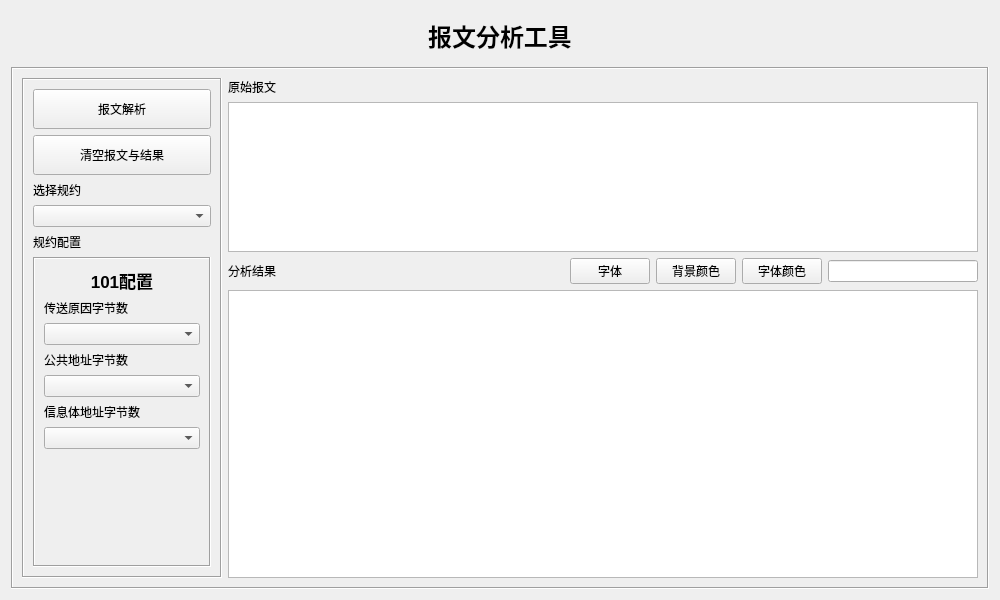
<?xml version="1.0" encoding="UTF-8"?>
<ui version="4.0">
 <class>frmAnalysis</class>
 <widget class="QWidget" name="frmAnalysis">
  <property name="geometry">
   <rect>
    <x>0</x>
    <y>0</y>
    <width>1000</width>
    <height>600</height>
   </rect>
  </property>
  <property name="windowTitle">
   <string>Form</string>
  </property>
  <layout class="QVBoxLayout" name="verticalLayout_2">
   <item>
    <widget class="QLabel" name="label_3">
     <property name="minimumSize">
      <size>
       <width>0</width>
       <height>50</height>
      </size>
     </property>
     <property name="maximumSize">
      <size>
       <width>16777215</width>
       <height>50</height>
      </size>
     </property>
     <property name="font">
      <font>
       <family>宋体</family>
       <pointsize>18</pointsize>
       <weight>75</weight>
       <bold>true</bold>
      </font>
     </property>
     <property name="text">
      <string>报文分析工具</string>
     </property>
     <property name="alignment">
      <set>Qt::AlignCenter</set>
     </property>
    </widget>
   </item>
   <item>
    <widget class="QFrame" name="frame_2">
     <property name="frameShape">
      <enum>QFrame::Box</enum>
     </property>
     <property name="frameShadow">
      <enum>QFrame::Sunken</enum>
     </property>
     <layout class="QGridLayout" name="gridLayout">
      <item row="0" column="0" rowspan="4">
       <widget class="QFrame" name="frame">
        <property name="maximumSize">
         <size>
          <width>200</width>
          <height>16777215</height>
         </size>
        </property>
        <property name="frameShape">
         <enum>QFrame::Box</enum>
        </property>
        <property name="frameShadow">
         <enum>QFrame::Sunken</enum>
        </property>
        <layout class="QVBoxLayout" name="verticalLayout">
         <item>
          <widget class="QPushButton" name="AnalysisBtn">
           <property name="minimumSize">
            <size>
             <width>0</width>
             <height>40</height>
            </size>
           </property>
           <property name="maximumSize">
            <size>
             <width>16777215</width>
             <height>40</height>
            </size>
           </property>
           <property name="text">
            <string>报文解析</string>
           </property>
          </widget>
         </item>
         <item>
          <widget class="QPushButton" name="clearBtn">
           <property name="minimumSize">
            <size>
             <width>0</width>
             <height>40</height>
            </size>
           </property>
           <property name="maximumSize">
            <size>
             <width>16777215</width>
             <height>40</height>
            </size>
           </property>
           <property name="text">
            <string>清空报文与结果</string>
           </property>
          </widget>
         </item>
         <item>
          <widget class="QLabel" name="label_4">
           <property name="maximumSize">
            <size>
             <width>16777215</width>
             <height>20</height>
            </size>
           </property>
           <property name="text">
            <string>选择规约</string>
           </property>
          </widget>
         </item>
         <item>
          <widget class="QComboBox" name="protocolcbox"/>
         </item>
         <item>
          <widget class="QLabel" name="label_8">
           <property name="maximumSize">
            <size>
             <width>16777215</width>
             <height>20</height>
            </size>
           </property>
           <property name="text">
            <string>规约配置</string>
           </property>
          </widget>
         </item>
         <item>
          <widget class="QStackedWidget" name="configWidgets">
           <property name="minimumSize">
            <size>
             <width>0</width>
             <height>300</height>
            </size>
           </property>
           <property name="maximumSize">
            <size>
             <width>16777215</width>
             <height>16777215</height>
            </size>
           </property>
           <property name="frameShape">
            <enum>QFrame::Box</enum>
           </property>
           <property name="frameShadow">
            <enum>QFrame::Sunken</enum>
           </property>
           <property name="currentIndex">
            <number>1</number>
           </property>
           <widget class="QWidget" name="page_1">
            <layout class="QVBoxLayout" name="verticalLayout_6">
             <item>
              <widget class="QLabel" name="label_13">
               <property name="minimumSize">
                <size>
                 <width>0</width>
                 <height>25</height>
                </size>
               </property>
               <property name="maximumSize">
                <size>
                 <width>16777215</width>
                 <height>25</height>
                </size>
               </property>
               <property name="font">
                <font>
                 <pointsize>13</pointsize>
                 <weight>75</weight>
                 <bold>true</bold>
                </font>
               </property>
               <property name="text">
                <string>104配置</string>
               </property>
               <property name="alignment">
                <set>Qt::AlignCenter</set>
               </property>
              </widget>
             </item>
             <item>
              <widget class="QLabel" name="label_5">
               <property name="minimumSize">
                <size>
                 <width>0</width>
                 <height>0</height>
                </size>
               </property>
               <property name="maximumSize">
                <size>
                 <width>16777215</width>
                 <height>16777215</height>
                </size>
               </property>
               <property name="text">
                <string>传送原因字节数</string>
               </property>
              </widget>
             </item>
             <item>
              <widget class="QComboBox" name="comboBox_1"/>
             </item>
             <item>
              <widget class="QLabel" name="label_6">
               <property name="text">
                <string>公共地址字节数</string>
               </property>
              </widget>
             </item>
             <item>
              <widget class="QComboBox" name="comboBox_2"/>
             </item>
             <item>
              <widget class="QLabel" name="label_7">
               <property name="text">
                <string>信息体地址字节数</string>
               </property>
              </widget>
             </item>
             <item>
              <widget class="QComboBox" name="comboBox_3"/>
             </item>
             <item>
              <spacer name="verticalSpacer">
               <property name="orientation">
                <enum>Qt::Vertical</enum>
               </property>
               <property name="sizeHint" stdset="0">
                <size>
                 <width>20</width>
                 <height>40</height>
                </size>
               </property>
              </spacer>
             </item>
            </layout>
           </widget>
           <widget class="QWidget" name="page_2">
            <layout class="QVBoxLayout" name="verticalLayout_3">
             <item>
              <widget class="QLabel" name="label_12">
               <property name="minimumSize">
                <size>
                 <width>0</width>
                 <height>25</height>
                </size>
               </property>
               <property name="maximumSize">
                <size>
                 <width>16777215</width>
                 <height>25</height>
                </size>
               </property>
               <property name="font">
                <font>
                 <pointsize>13</pointsize>
                 <weight>75</weight>
                 <bold>true</bold>
                </font>
               </property>
               <property name="text">
                <string>101配置</string>
               </property>
               <property name="alignment">
                <set>Qt::AlignCenter</set>
               </property>
              </widget>
             </item>
             <item>
              <widget class="QLabel" name="label_9">
               <property name="text">
                <string>传送原因字节数</string>
               </property>
              </widget>
             </item>
             <item>
              <widget class="QComboBox" name="comboBox_4"/>
             </item>
             <item>
              <widget class="QLabel" name="label_10">
               <property name="text">
                <string>公共地址字节数</string>
               </property>
              </widget>
             </item>
             <item>
              <widget class="QComboBox" name="comboBox_5"/>
             </item>
             <item>
              <widget class="QLabel" name="label_11">
               <property name="text">
                <string>信息体地址字节数</string>
               </property>
              </widget>
             </item>
             <item>
              <widget class="QComboBox" name="comboBox_6"/>
             </item>
             <item>
              <spacer name="verticalSpacer_2">
               <property name="orientation">
                <enum>Qt::Vertical</enum>
               </property>
               <property name="sizeHint" stdset="0">
                <size>
                 <width>20</width>
                 <height>40</height>
                </size>
               </property>
              </spacer>
             </item>
            </layout>
           </widget>
           <widget class="QWidget" name="page_3">
            <layout class="QVBoxLayout" name="verticalLayout_5">
             <item>
              <widget class="QLabel" name="label_14">
               <property name="minimumSize">
                <size>
                 <width>0</width>
                 <height>25</height>
                </size>
               </property>
               <property name="maximumSize">
                <size>
                 <width>16777215</width>
                 <height>25</height>
                </size>
               </property>
               <property name="font">
                <font>
                 <pointsize>13</pointsize>
                 <weight>75</weight>
                 <bold>true</bold>
                </font>
               </property>
               <property name="text">
                <string>金智网络103配置</string>
               </property>
               <property name="alignment">
                <set>Qt::AlignCenter</set>
               </property>
              </widget>
             </item>
             <item>
              <spacer name="verticalSpacer_3">
               <property name="orientation">
                <enum>Qt::Vertical</enum>
               </property>
               <property name="sizeHint" stdset="0">
                <size>
                 <width>20</width>
                 <height>40</height>
                </size>
               </property>
              </spacer>
             </item>
            </layout>
           </widget>
           <widget class="QWidget" name="page_4">
            <layout class="QVBoxLayout" name="verticalLayout_4">
             <item>
              <widget class="QLabel" name="label_15">
               <property name="minimumSize">
                <size>
                 <width>0</width>
                 <height>25</height>
                </size>
               </property>
               <property name="maximumSize">
                <size>
                 <width>16777215</width>
                 <height>25</height>
                </size>
               </property>
               <property name="font">
                <font>
                 <pointsize>13</pointsize>
                 <weight>75</weight>
                 <bold>true</bold>
                </font>
               </property>
               <property name="text">
                <string>串口103配置</string>
               </property>
               <property name="alignment">
                <set>Qt::AlignCenter</set>
               </property>
              </widget>
             </item>
             <item>
              <spacer name="verticalSpacer_4">
               <property name="orientation">
                <enum>Qt::Vertical</enum>
               </property>
               <property name="sizeHint" stdset="0">
                <size>
                 <width>20</width>
                 <height>40</height>
                </size>
               </property>
              </spacer>
             </item>
            </layout>
           </widget>
          </widget>
         </item>
        </layout>
       </widget>
      </item>
      <item row="0" column="1">
       <widget class="QLabel" name="label">
        <property name="text">
         <string>原始报文</string>
        </property>
       </widget>
      </item>
      <item row="1" column="1">
       <widget class="QTextEdit" name="originaltext">
        <property name="maximumSize">
         <size>
          <width>16777215</width>
          <height>150</height>
         </size>
        </property>
        <property name="styleSheet">
         <string notr="true"/>
        </property>
       </widget>
      </item>
      <item row="2" column="1">
       <layout class="QHBoxLayout" name="horizontalLayout">
        <item>
         <widget class="QLabel" name="label_2">
          <property name="text">
           <string>分析结果</string>
          </property>
         </widget>
        </item>
        <item>
         <spacer name="horizontalSpacer">
          <property name="orientation">
           <enum>Qt::Horizontal</enum>
          </property>
          <property name="sizeHint" stdset="0">
           <size>
            <width>40</width>
            <height>20</height>
           </size>
          </property>
         </spacer>
        </item>
        <item>
         <widget class="QPushButton" name="fontchange">
          <property name="text">
           <string>字体</string>
          </property>
         </widget>
        </item>
        <item>
         <widget class="QPushButton" name="backgroundcolor">
          <property name="text">
           <string>背景颜色</string>
          </property>
         </widget>
        </item>
        <item>
         <widget class="QPushButton" name="fontcolor">
          <property name="text">
           <string>字体颜色</string>
          </property>
         </widget>
        </item>
        <item>
         <widget class="QLineEdit" name="highlightEdit">
          <property name="maximumSize">
           <size>
            <width>150</width>
            <height>16777215</height>
           </size>
          </property>
         </widget>
        </item>
       </layout>
      </item>
      <item row="3" column="1">
       <widget class="QTextEdit" name="resulttext">
        <property name="styleSheet">
         <string notr="true"/>
        </property>
        <property name="readOnly">
         <bool>true</bool>
        </property>
       </widget>
      </item>
     </layout>
    </widget>
   </item>
  </layout>
 </widget>
 <resources/>
 <connections/>
</ui>
